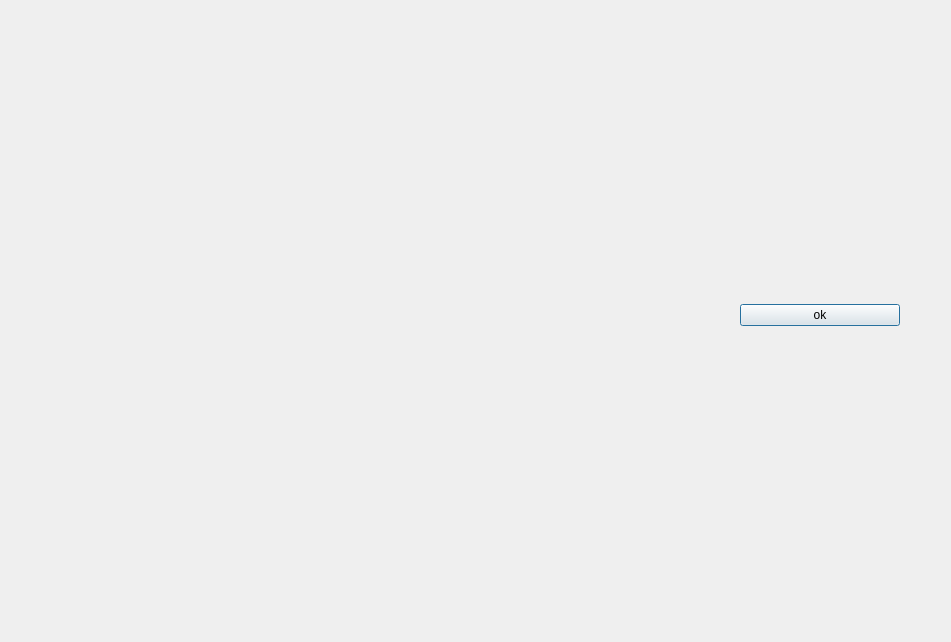
<?xml version="1.0" encoding="UTF-8"?>
<ui version="4.0">
 <class>Dialog</class>
 <widget class="QDialog" name="Dialog">
  <property name="geometry">
   <rect>
    <x>0</x>
    <y>0</y>
    <width>951</width>
    <height>642</height>
   </rect>
  </property>
  <property name="windowTitle">
   <string>Dialog</string>
  </property>
  <widget class="QWidget" name="verticalLayoutWidget">
   <property name="geometry">
    <rect>
     <x>20</x>
     <y>20</y>
     <width>711</width>
     <height>591</height>
    </rect>
   </property>
   <layout class="QVBoxLayout" name="verticalLayout"/>
  </widget>
  <widget class="QWidget" name="verticalLayoutWidget_2">
   <property name="geometry">
    <rect>
     <x>740</x>
     <y>20</y>
     <width>160</width>
     <height>591</height>
    </rect>
   </property>
   <layout class="QVBoxLayout" name="verticalLayout_2">
    <item>
     <widget class="QPushButton" name="okBtn">
      <property name="text">
       <string>ok</string>
      </property>
     </widget>
    </item>
   </layout>
  </widget>
 </widget>
 <resources/>
 <connections/>
</ui>
